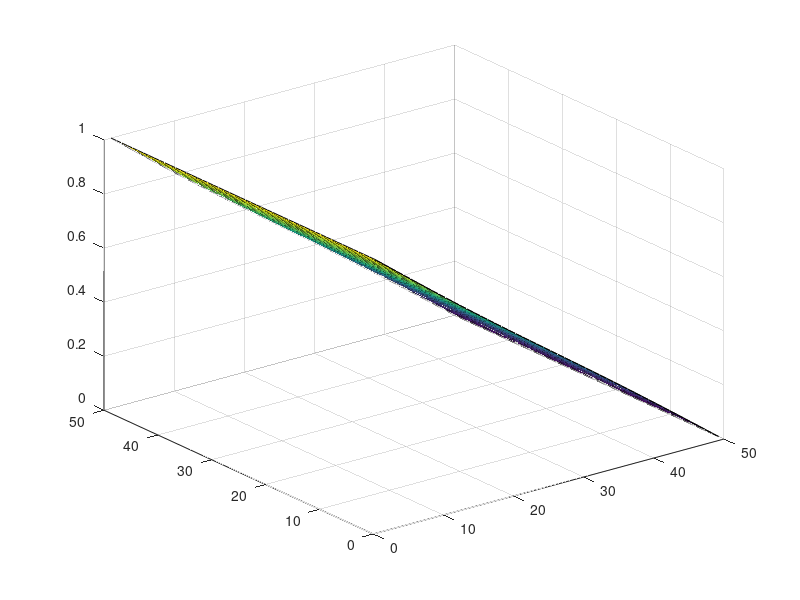

Write the MATLAB code that produced this figure.
nx = 50;
ny = 50;
V = rand(nx,ny);
V(:,1) = 1;
V(:,nx) = 0;

for i = 1:1000

    Vn = (circshift(V,1,1) + circshift(V,-1,1) + circshift(V,1,2) + circshift(V,-1,2))/4;

    V(2:ny-1,2:nx-1) = Vn(2:ny-1,2:nx-1);
    
    V(1,:) = V(2,:);  %dV/dy = 0 at top and bottom
    V(ny,:) = V(ny-1,:);
    
    surf(V)
    drawnow
end






